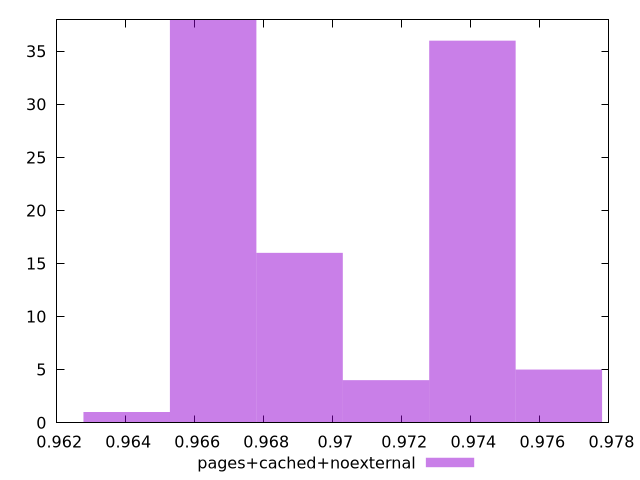

The gnuplot source for this figure:
$_pagesCachedNoexternal <<EOF
0.9740464591356822 36
0.9665345327156127 38
0.9765504346090388 5
0.9690385081889692 16
0.9715424836623258 4
0.9640305572422562 1
EOF
set key outside below
set terminal pngcairo
set output "report_00006_2020-11-02T20-21-41.718Z/speed-index/pages+cached+noexternal//hist.png"
set yrange [0:38]
set boxwidth 0.0025039754733565097
set style fill transparent solid 0.5 noborder
plot $_pagesCachedNoexternal title "pages+cached+noexternal" with boxes ,
